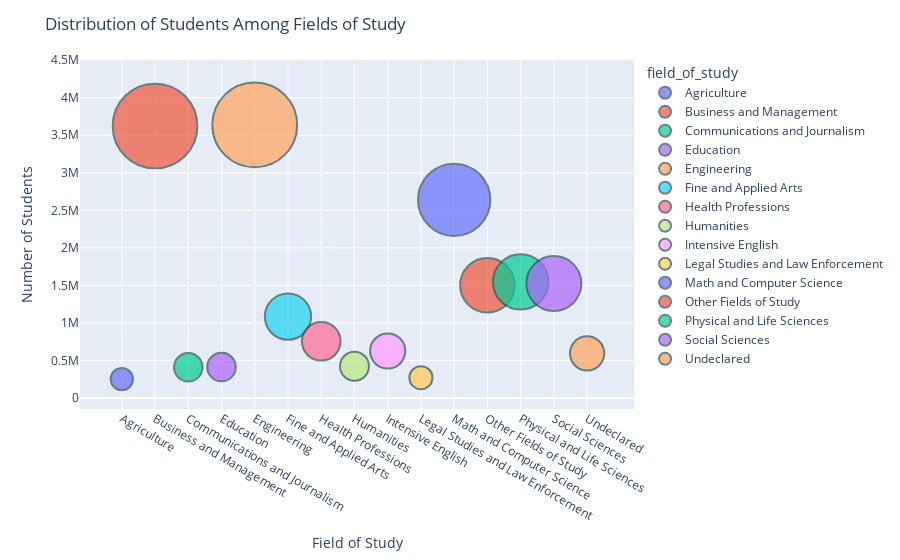

Notebook source saved alongside this figure:
### Code cell
import plotly.graph_objects as go
import plotly.express as px

# Preparing data for the bubble chart
bubble_data = field_of_study_df.groupby('field_of_study')['students'].sum().reset_index()

# Creating the bubble chart with different colors and outlines
fig = px.scatter(bubble_data, x='field_of_study', y='students', size='students', hover_name='field_of_study', color='field_of_study', size_max=60)
fig.update_traces(marker=dict(line=dict(width=2, color='DarkSlateGrey')))
fig.update_layout(title='Distribution of Students Among Fields of Study', xaxis_title='Field of Study', yaxis_title='Number of Students')
fig.show()

# Preparing data for the Sankey chart
# Creating a list of all unique years and fields of study
labels = list(field_of_study_df['year'].unique()) + list(field_of_study_df['field_of_study'].unique())

# Creating a dictionary to map labels to indices
label_dict = {label: i for i, label in enumerate(labels)}

# Replacing the year and field of_study with their corresponding indices
sankey_data = field_of_study_df.copy()
sankey_data['source'] = sankey_data['year'].map(label_dict)
sankey_data['target'] = sankey_data['field_of_study'].map(label_dict)

# Preparing data for the Sankey chart
# Filter the data to include only the last 5 years
last_5_years = field_of_study_df['year'].sort_values(ascending=False).unique()[:5]
filtered_data = field_of_study_df[field_of_study_df['year'].isin(last_5_years)]

# Get the top 5 most popular fields of study in the last 5 years
top_5_fields = filtered_data.groupby('field_of_study')['students'].sum().nlargest(5).index
filtered_data = filtered_data[filtered_data['field_of_study'].isin(top_5_fields)]

# Creating a list of all unique years and fields of study
labels = list(filtered_data['year'].unique()) + list(filtered_data['field_of_study'].unique())

# Creating a dictionary to map labels to indices
label_dict = {label: i for i, label in enumerate(labels)}

# Replacing the year and field of study with their corresponding indices
sankey_data = filtered_data.copy()
sankey_data['source'] = sankey_data['year'].map(label_dict)
sankey_data['target'] = sankey_data['field_of_study'].map(label_dict)

# Creating the Sankey chart
fig = go.Figure(data=[go.Sankey(
    node=dict(
        pad=15,
        thickness=20,
        line=dict(color='black', width=0.5),
        label=labels
    ),
    link=dict(
        source=sankey_data['source'],
        target=sankey_data['target'],
        value=sankey_data['students']
    )
)])

fig.update_layout(title_text='Trends in Student Numbers for Top 5 Fields Over the Last 5 Years')
fig.show()

### Figure 1 — Plotly figure (JSON) as saved in the notebook; plotly's stock layout.template omitted (floating-point values rounded to 4 significant figures)
{"data": [{"hovertemplate": "<b>%{hovertext}</b><br><br>field_of_study=%{x}<br>students=%{marker.size}<extra></extra>", "hovertext": ["Agriculture"], "legendgroup": "Agriculture", "marker": {"color": "#636efa", "line": {"color": "DarkSlateGrey", "width": 2}, "size": [251781], "sizemode": "area", "sizeref": 1011.0, "symbol": "circle"}, "mode": "markers", "name": "Agriculture", "orientation": "v", "showlegend": true, "type": "scatter", "x": ["Agriculture"], "xaxis": "x", "y": [251781], "yaxis": "y"}, {"hovertemplate": "<b>%{hovertext}</b><br><br>field_of_study=%{x}<br>students=%{marker.size}<extra></extra>", "hovertext": ["Business and Management"], "legendgroup": "Business and Management", "marker": {"color": "#EF553B", "line": {"color": "DarkSlateGrey", "width": 2}, "size": [3623718], "sizemode": "area", "sizeref": 1011.0, "symbol": "circle"}, "mode": "markers", "name": "Business and Management", "orientation": "v", "showlegend": true, "type": "scatter", "x": ["Business and Management"], "xaxis": "x", "y": [3623718], "yaxis": "y"}, {"hovertemplate": "<b>%{hovertext}</b><br><br>field_of_study=%{x}<br>students=%{marker.size}<extra></extra>", "hovertext": ["Communications and Journalism"], "legendgroup": "Communications and Journalism", "marker": {"color": "#00cc96", "line": {"color": "DarkSlateGrey", "width": 2}, "size": [408491], "sizemode": "area", "sizeref": 1011.0, "symbol": "circle"}, "mode": "markers", "name": "Communications and Journalism", "orientation": "v", "showlegend": true, "type": "scatter", "x": ["Communications and Journalism"], "xaxis": "x", "y": [408491], "yaxis": "y"}, {"hovertemplate": "<b>%{hovertext}</b><br><br>field_of_study=%{x}<br>students=%{marker.size}<extra></extra>", "hovertext": ["Education"], "legendgroup": "Education", "marker": {"color": "#ab63fa", "line": {"color": "DarkSlateGrey", "width": 2}, "size": [411931], "sizemode": "area", "sizeref": 1011.0, "symbol": "circle"}, "mode": "markers", "name": "Education", "orientation": "v", "showlegend": true, "type": "scatter", "x": ["Education"], "xaxis": "x", "y": [411931], "yaxis": "y"}, {"hovertemplate": "<b>%{hovertext}</b><br><br>field_of_study=%{x}<br>students=%{marker.size}<extra></extra>", "hovertext": ["Engineering"], "legendgroup": "Engineering", "marker": {"color": "#FFA15A", "line": {"color": "DarkSlateGrey", "width": 2}, "size": [3638451], "sizemode": "area", "sizeref": 1011.0, "symbol": "circle"}, "mode": "markers", "name": "Engineering", "orientation": "v", "showlegend": true, "type": "scatter", "x": ["Engineering"], "xaxis": "x", "y": [3638451], "yaxis": "y"}, {"hovertemplate": "<b>%{hovertext}</b><br><br>field_of_study=%{x}<br>students=%{marker.size}<extra></extra>", "hovertext": ["Fine and Applied Arts"], "legendgroup": "Fine and Applied Arts", "marker": {"color": "#19d3f3", "line": {"color": "DarkSlateGrey", "width": 2}, "size": [1083921], "sizemode": "area", "sizeref": 1011.0, "symbol": "circle"}, "mode": "markers", "name": "Fine and Applied Arts", "orientation": "v", "showlegend": true, "type": "scatter", "x": ["Fine and Applied Arts"], "xaxis": "x", "y": [1083921], "yaxis": "y"}, {"hovertemplate": "<b>%{hovertext}</b><br><br>field_of_study=%{x}<br>students=%{marker.size}<extra></extra>", "hovertext": ["Health Professions"], "legendgroup": "Health Professions", "marker": {"color": "#FF6692", "line": {"color": "DarkSlateGrey", "width": 2}, "size": [755367], "sizemode": "area", "sizeref": 1011.0, "symbol": "circle"}, "mode": "markers", "name": "Health Professions", "orientation": "v", "showlegend": true, "type": "scatter", "x": ["Health Professions"], "xaxis": "x", "y": [755367], "yaxis": "y"}, {"hovertemplate": "<b>%{hovertext}</b><br><br>field_of_study=%{x}<br>students=%{marker.size}<extra></extra>", "hovertext": ["Humanities"], "legendgroup": "Humanities", "marker": {"color": "#B6E880", "line": {"color": "DarkSlateGrey", "width": 2}, "size": [423468], "sizemode": "area", "sizeref": 1011.0, "symbol": "circle"}, "mode": "markers", "name": "Humanities", "orientation": "v", "showlegend": true, "type": "scatter", "x": ["Humanities"], "xaxis": "x", "y": [423468], "yaxis": "y"}, {"hovertemplate": "<b>%{hovertext}</b><br><br>field_of_study=%{x}<br>students=%{marker.size}<extra></extra>", "hovertext": ["Intensive English"], "legendgroup": "Intensive English", "marker": {"color": "#FF97FF", "line": {"color": "DarkSlateGrey", "width": 2}, "size": [625494], "sizemode": "area", "sizeref": 1011.0, "symbol": "circle"}, "mode": "markers", "name": "Intensive English", "orientation": "v", "showlegend": true, "type": "scatter", "x": ["Intensive English"], "xaxis": "x", "y": [625494], "yaxis": "y"}, {"hovertemplate": "<b>%{hovertext}</b><br><br>field_of_study=%{x}<br>students=%{marker.size}<extra></extra>", "hovertext": ["Legal Studies and Law Enforcement"], "legendgroup": "Legal Studies and Law Enforcement", "marker": {"color": "#FECB52", "line": {"color": "DarkSlateGrey", "width": 2}, "size": [269717], "sizemode": "area", "sizeref": 1011.0, "symbol": "circle"}, "mode": "markers", "name": "Legal Studies and Law Enforcement", "orientation": "v", "showlegend": true, "type": "scatter", "x": ["Legal Studies and Law Enforcement"], "xaxis": "x", "y": [269717], "yaxis": "y"}, {"hovertemplate": "<b>%{hovertext}</b><br><br>field_of_study=%{x}<br>students=%{marker.size}<extra></extra>", "hovertext": ["Math and Computer Science"], "legendgroup": "Math and Computer Science", "marker": {"color": "#636efa", "line": {"color": "DarkSlateGrey", "width": 2}, "size": [2639481], "sizemode": "area", "sizeref": 1011.0, "symbol": "circle"}, "mode": "markers", "name": "Math and Computer Science", "orientation": "v", "showlegend": true, "type": "scatter", "x": ["Math and Computer Science"], "xaxis": "x", "y": [2639481], "yaxis": "y"}, {"hovertemplate": "<b>%{hovertext}</b><br><br>field_of_study=%{x}<br>students=%{marker.size}<extra></extra>", "hovertext": ["Other Fields of Study"], "legendgroup": "Other Fields of Study", "marker": {"color": "#EF553B", "line": {"color": "DarkSlateGrey", "width": 2}, "size": [1502925], "sizemode": "area", "sizeref": 1011.0, "symbol": "circle"}, "mode": "markers", "name": "Other Fields of Study", "orientation": "v", "showlegend": true, "type": "scatter", "x": ["Other Fields of Study"], "xaxis": "x", "y": [1502925], "yaxis": "y"}, {"hovertemplate": "<b>%{hovertext}</b><br><br>field_of_study=%{x}<br>students=%{marker.size}<extra></extra>", "hovertext": ["Physical and Life Sciences"], "legendgroup": "Physical and Life Sciences", "marker": {"color": "#00cc96", "line": {"color": "DarkSlateGrey", "width": 2}, "size": [1545844], "sizemode": "area", "sizeref": 1011.0, "symbol": "circle"}, "mode": "markers", "name": "Physical and Life Sciences", "orientation": "v", "showlegend": true, "type": "scatter", "x": ["Physical and Life Sciences"], "xaxis": "x", "y": [1545844], "yaxis": "y"}, {"hovertemplate": "<b>%{hovertext}</b><br><br>field_of_study=%{x}<br>students=%{marker.size}<extra></extra>", "hovertext": ["Social Sciences"], "legendgroup": "Social Sciences", "marker": {"color": "#ab63fa", "line": {"color": "DarkSlateGrey", "width": 2}, "size": [1524895], "sizemode": "area", "sizeref": 1011.0, "symbol": "circle"}, "mode": "markers", "name": "Social Sciences", "orientation": "v", "showlegend": true, "type": "scatter", "x": ["Social Sciences"], "xaxis": "x", "y": [1524895], "yaxis": "y"}, {"hovertemplate": "<b>%{hovertext}</b><br><br>field_of_study=%{x}<br>students=%{marker.size}<extra></extra>", "hovertext": ["Undeclared"], "legendgroup": "Undeclared", "marker": {"color": "#FFA15A", "line": {"color": "DarkSlateGrey", "width": 2}, "size": [594828], "sizemode": "area", "sizeref": 1011.0, "symbol": "circle"}, "mode": "markers", "name": "Undeclared", "orientation": "v", "showlegend": true, "type": "scatter", "x": ["Undeclared"], "xaxis": "x", "y": [594828], "yaxis": "y"}], "layout": {"legend": {"itemsizing": "constant", "title": {"text": "field_of_study"}, "tracegroupgap": 0}, "margin": {"t": 60}, "title": {"text": "Distribution of Students Among Fields of Study"}, "xaxis": {"anchor": "y", "categoryarray": ["Agriculture", "Business and Management", "Communications and Journalism", "Education", "Engineering", "Fine and Applied Arts", "Health Professions", "Humanities", "Intensive English", "Legal Studies and Law Enforcement", "Math and Computer Science", "Other Fields of Study", "Physical and Life Sciences", "Social Sciences", "Undeclared"], "categoryorder": "array", "domain": [0, 1], "title": {"text": "Field of Study"}}, "yaxis": {"anchor": "x", "domain": [0, 1], "title": {"text": "Number of Students"}}}}
